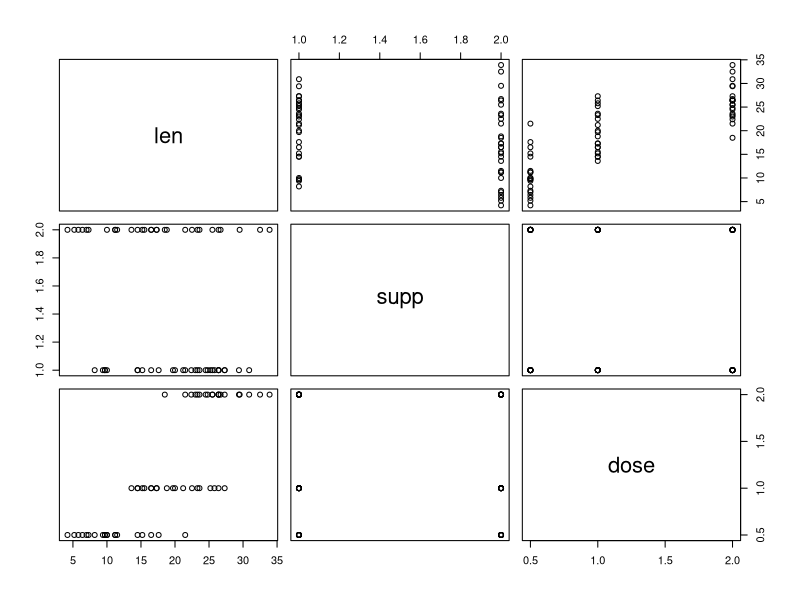
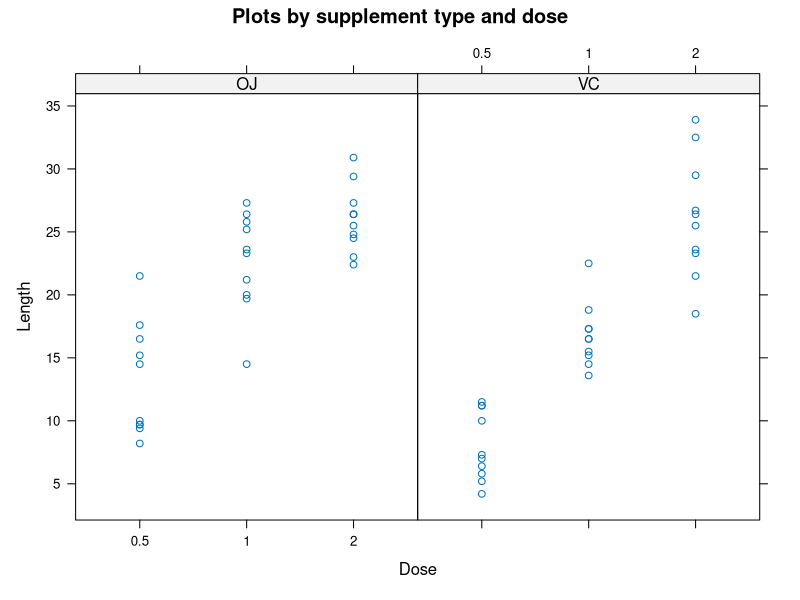
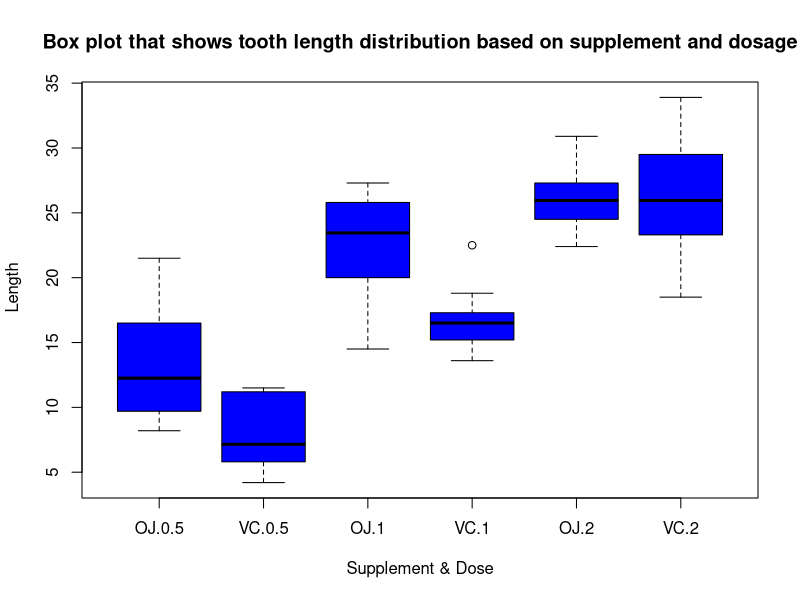

Write R code to recreate these figures, in order.
## ---- chunk 1

library(lattice)

data(ToothGrowth)
plot(ToothGrowth)

## ---- chunk 2

ToothGrowth$dose<-as.factor(ToothGrowth$dose)
summary(ToothGrowth$dose)
summary(ToothGrowth)

xyplot(len~dose|supp, ToothGrowth,
       main="Plots by supplement type and dose",
       ylab="Length", xlab="Dose")

## ---- chunk 3
split_data_supp = split(ToothGrowth$len, ToothGrowth$supp)
sapply(split_data_supp, mean)
sapply(split_data_supp, var)

boxplot(len ~ supp * dose, ToothGrowth, col="blue", ylab=" Length", xlab="Supplement & Dose",main="Box plot that shows tooth length distribution based on supplement and dosage") 

## ---- chunk 4
t.test(ToothGrowth$len[ToothGrowth$supp=="OJ"], ToothGrowth$len[ToothGrowth$supp=="VC"], paired = FALSE, var.equal = FALSE)

## ---- chunk 5
t.test(ToothGrowth$len[ToothGrowth$dose==2], ToothGrowth$len[ToothGrowth$dose==1], paired = FALSE, var.equal = TRUE)

t.test(ToothGrowth$len[ToothGrowth$dose==2], ToothGrowth$len[ToothGrowth$dose==0.5], paired = FALSE, var.equal = TRUE)

## ---- chunk 6

